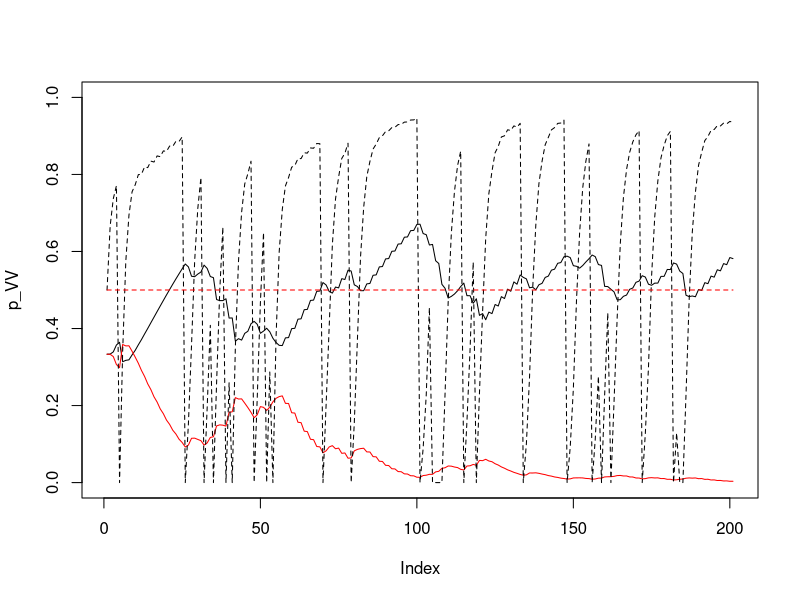
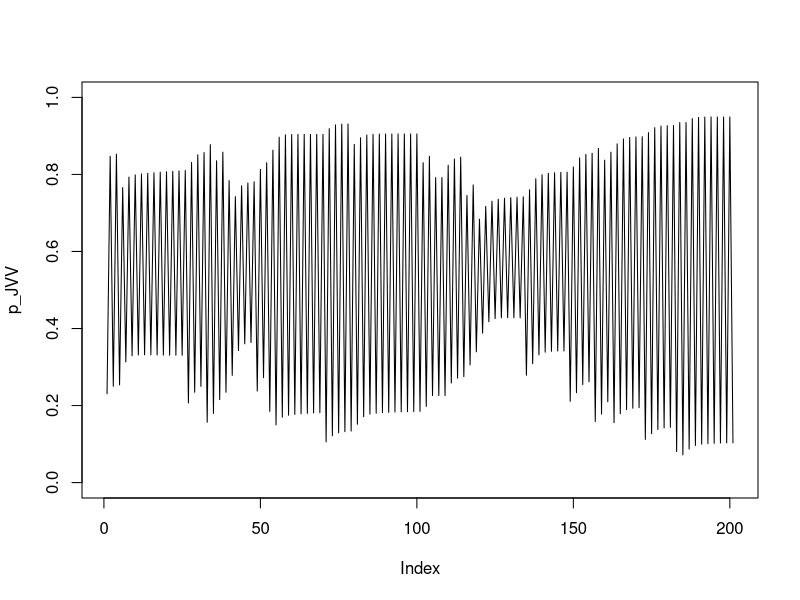
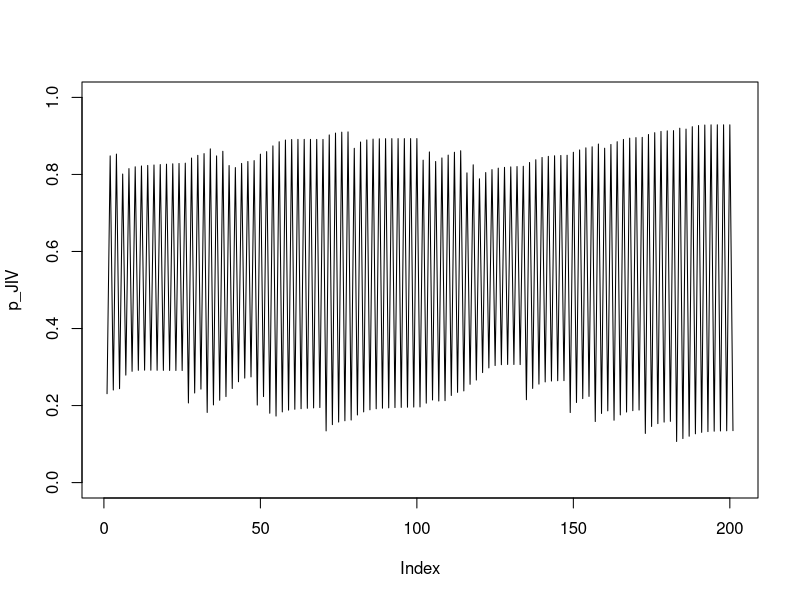
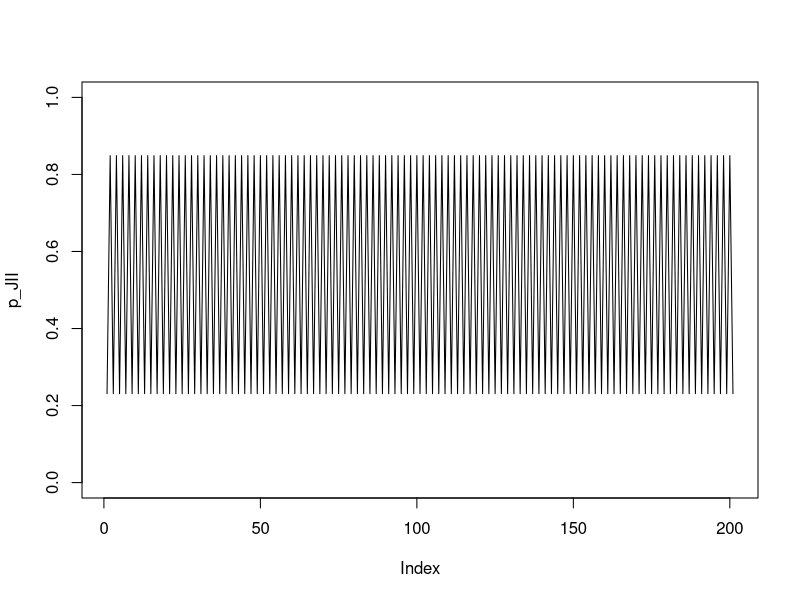

Generate these figures, in order, with R:
###initial pop conditions
timesteps <- 200 #length of simulation

##parameters
bn <- 1    ##avg broodsize of adult with non-adaptive behavior
ba <- 2*bn ##avg broodsize of adult with adaptive behavior. ba > bn
p_as <- 0.2  #prob an adapted adult produces stressed offspring
p_ns <- 0.8  #prob an nonadapted adult produces stressed offspring
s <- 0.5	#prob individual learner succesfully acquires adaptive behavior
U <- 0.1  #prob environment changes states
mu_s <- 0.1	#mortality rate of social learners
mu_i <- 0.11 #mortality rate of individual learners
mu_n <- 1 # excess mortality factor of non-adapted individuals

#create bins to store recursion values for each type
n_IVJH <- rep(0,timesteps + 1)
n_IVJS <- rep(0,timesteps + 1)
n_VVJH <- rep(0,timesteps + 1)
n_VVJS <- rep(0,timesteps + 1)
n_IIJH <- rep(0,timesteps + 1)
n_IIJS <- rep(0,timesteps + 1)

n_IIAa <- rep(0,timesteps + 1)
n_IIAn <- rep(0,timesteps + 1)
n_VVAa <- rep(0,timesteps + 1)
n_VVAn <- rep(0,timesteps + 1)
n_IVAa <- rep(0,timesteps + 1)
n_IVAn <- rep(0,timesteps + 1)


n_Aa <- rep(0,timesteps + 1)
n_An <- rep(0,timesteps + 1)
N <- rep(0,timesteps + 1)
u <- rep(0,timesteps + 1)
fa <- rep(0,timesteps + 1)
fn <- rep(0,timesteps + 1)

N0 <- 200
n_VVAa[1] <- N0/6
n_VVAn[1] <- N0/6
n_IIAa[1] <- N0/6
n_IIAn[1] <- N0/6
n_IVAa[1] <- N0/6
n_IVAn[1] <- N0/6
n_An[1] <- n_VVAn[1] + n_IIAn[1] + n_IVAn[1]
n_Aa[1] <- n_VVAa[1] + n_IIAa[1] + n_IVAa[1]

n_VVJH[1] <- 10
n_VVJS[1] <- 10
n_IIJH[1] <- 10
n_IIJS[1] <- 10
n_IVJH[1] <- 10
n_IVJS[1] <- 10

u[1] <- 0
N[1] <- n_VVAa[1] + n_VVAn[1] + n_IIAa[1] + n_IIAn[1] + n_IVAa[1] + n_IVAn[1] + n_VVJH[1] + n_VVJS[1] + n_IIJH[1] + n_IIJS[1] + n_IVJH[1] + n_IVJS[1]
fa[1]<- (n_Aa[1]*ba)/(n_Aa[1]*ba + n_An[1]*bn)
fn[1]<- (n_An[1]*bn)/(n_Aa[1]*ba + n_An[1]*bn)

#recursions
for (t in 1:timesteps)
{
    # juvenile recruitment
    n_VVJH[t+1] <- (n_VVAa[t])*ba*(1-p_as) + (n_VVAn[t])*bn*(1-p_ns)
    n_VVJS[t+1] <- (n_VVAa[t])*ba*p_as + (n_VVAn[t])*bn*p_ns
    n_IIJH[t+1] <- (n_IIAa[t])*ba*(1-p_as) + (n_IIAn[t])*bn*(1-p_ns)
    n_IIJS[t+1] <- (n_IIAa[t])*ba*p_as + (n_IIAn[t])*bn*p_ns
    n_IVJH[t+1] <- (n_IVAa[t])*ba*(1-p_as) + (n_IVAn[t])*bn*(1-p_ns)
    n_IVJS[t+1] <- (n_IVAa[t])*ba*p_as + (n_IVAn[t])*bn*p_ns
    
    #adult recruitment
    n_VVAa[t+1] <- (n_VVJS[t] + n_VVJH[t])*(1-u[t])*fa[t]*(1-mu_s)
    n_VVAn[t+1] <- (n_VVJS[t] + n_VVJH[t])*((1-u[t])*fn[t] + u[t])*(1-mu_s)
    n_IIAa[t+1] <- (n_IIJS[t] + n_IIJH[t])*s*(1-mu_i)
    n_IIAn[t+1] <- (n_IIJS[t] + n_IIJH[t])*(1-s)*(1-mu_i)
    n_IVAa[t+1] <- n_IVJS[t]*s*(1-mu_i) + (1-u[t])*n_IVJH[t]*fa[t]*(1-mu_s)
    n_IVAn[t+1] <- n_IVJS[t]*(1-s)*(1-mu_i) + n_IVJH[t]*((1-u[t])*fn[t] + u[t])*(1-mu_s)
    
    
    n_Aa[t+1] <- n_VVAa[t+1] + n_IIAa[t+1] + n_IVAa[t+1]
    n_An[t+1] <- n_VVAn[t+1] + n_IIAn[t+1] + n_IVAn[t+1]
    N[t+1] <- n_VVAa[t+1] + n_VVAn[t+1] + n_IIAa[t+1] + n_IIAn[t+1] + n_IVAa[t+1] + n_IVAn[t+1]+ n_VVJH[t+1] + n_VVJS[t+1] + n_IIJH[t+1] + n_IIJS[t+1] + n_IVJH[t+1] + n_IVJS[t+1]
    u[t+1] <- rbinom(n=1,prob=U,size=1) #sample environment changing
    fa[t+1]<- (n_Aa[t+1]*ba)/(n_Aa[t+1]*ba + n_An[t+1]*bn)
    fn[t+1]<- (n_An[t+1]*bn)/(n_Aa[t+1]*ba + n_An[t+1]*bn)
}

# compute proportions of each strategy for summary plot
p_VV <- ( n_VVJH + n_VVJS + n_VVAa + n_VVAn ) / N
p_II <- ( n_IIJH + n_IIJS + n_IIAa + n_IIAn ) / N
p_IV <- (n_IVJH + n_IVJS + n_IVAa + n_IVAn) / N
q_VV <-  n_VVAa / ( n_VVAa + n_VVAn )
q_II <-  n_IIAa / ( n_IIAa + n_IIAn )
q_IV <- n_IVAa / (n_IVAa + n_IVAn)


plot( p_VV , ylim=c(0,1) , type="l" )
lines( 1:length(p_II) , p_II , col="red" )
lines( 1:length(q_VV) , q_VV , lty=2 )
lines( 1:length(q_II) , q_II , lty=2 , col="red" )

# age structure
p_JVV <- ( n_VVJS + n_VVJH ) / ( n_VVJH + n_VVJS + n_VVAa + n_VVAn )
p_AVV <- ( n_VVAa + n_VVAn ) / ( n_VVJH + n_VVJS + n_VVAa + n_VVAn )
plot( p_JVV , ylim=c(0,1) , type="l" )

p_JIV <- (n_IVJS + n_IVJH) / (n_IVJH + n_IVJS + n_IVAa + n_IVAn)
p_AIV <- (n_IVAa + n_IVAn) / (n_IVJH + n_IVJS + n_IVAa + n_IVAn)
plot( p_JIV , ylim=c(0,1) , type="l" )

p_JII <- ( n_IIJS + n_IIJH ) / ( n_IIJH + n_IIJS + n_IIAa + n_IIAn )
p_AII <- ( n_IIAa + n_IIAn ) / ( n_IIJH + n_IIJS + n_IIAa + n_IIAn )
plot( p_JII , ylim=c(0,1) , type="l" )
